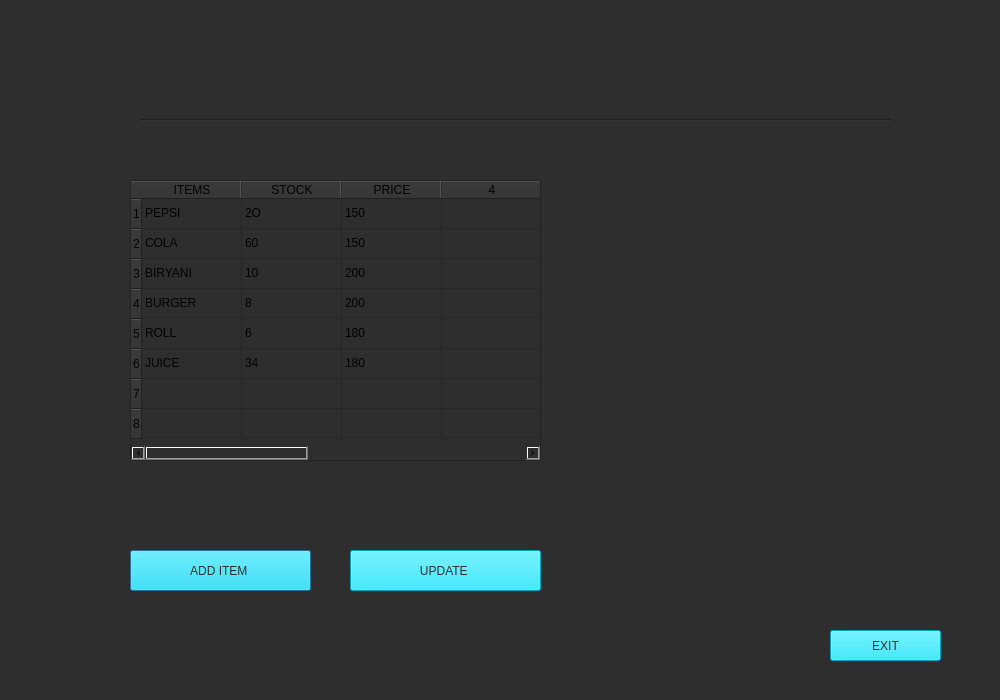
<?xml version="1.0" encoding="UTF-8"?>
<ui version="4.0">
 <class>manage_inventory</class>
 <widget class="QDialog" name="manage_inventory">
  <property name="geometry">
   <rect>
    <x>0</x>
    <y>0</y>
    <width>1000</width>
    <height>700</height>
   </rect>
  </property>
  <property name="windowTitle">
   <string>Dialog</string>
  </property>
  <property name="styleSheet">
   <string notr="true">background-color: rgb(46, 46, 46);</string>
  </property>
  <widget class="Line" name="line">
   <property name="geometry">
    <rect>
     <x>140</x>
     <y>110</y>
     <width>751</width>
     <height>20</height>
    </rect>
   </property>
   <property name="orientation">
    <enum>Qt::Orientation::Horizontal</enum>
   </property>
  </widget>
  <widget class="QTableWidget" name="tableWidget">
   <property name="geometry">
    <rect>
     <x>130</x>
     <y>180</y>
     <width>411</width>
     <height>281</height>
    </rect>
   </property>
   <property name="rowCount">
    <number>8</number>
   </property>
   <property name="columnCount">
    <number>7</number>
   </property>
   <row/>
   <row/>
   <row/>
   <row/>
   <row/>
   <row/>
   <row/>
   <row/>
   <column>
    <property name="text">
     <string>ITEMS</string>
    </property>
   </column>
   <column>
    <property name="text">
     <string>STOCK</string>
    </property>
   </column>
   <column>
    <property name="text">
     <string>PRICE</string>
    </property>
   </column>
   <column/>
   <column/>
   <column/>
   <column/>
   <item row="0" column="0">
    <property name="text">
     <string>PEPSI</string>
    </property>
   </item>
   <item row="0" column="1">
    <property name="text">
     <string>2O</string>
    </property>
   </item>
   <item row="0" column="2">
    <property name="text">
     <string>150</string>
    </property>
   </item>
   <item row="1" column="0">
    <property name="text">
     <string>COLA</string>
    </property>
   </item>
   <item row="1" column="1">
    <property name="text">
     <string>60</string>
    </property>
   </item>
   <item row="1" column="2">
    <property name="text">
     <string>150</string>
    </property>
   </item>
   <item row="2" column="0">
    <property name="text">
     <string>BIRYANI</string>
    </property>
   </item>
   <item row="2" column="1">
    <property name="text">
     <string>10</string>
    </property>
   </item>
   <item row="2" column="2">
    <property name="text">
     <string>200</string>
    </property>
   </item>
   <item row="3" column="0">
    <property name="text">
     <string>BURGER</string>
    </property>
   </item>
   <item row="3" column="1">
    <property name="text">
     <string>8</string>
    </property>
   </item>
   <item row="3" column="2">
    <property name="text">
     <string>200</string>
    </property>
   </item>
   <item row="4" column="0">
    <property name="text">
     <string>ROLL</string>
    </property>
   </item>
   <item row="4" column="1">
    <property name="text">
     <string>6</string>
    </property>
   </item>
   <item row="4" column="2">
    <property name="text">
     <string>180</string>
    </property>
   </item>
   <item row="5" column="0">
    <property name="text">
     <string>JUICE</string>
    </property>
   </item>
   <item row="5" column="1">
    <property name="text">
     <string>34</string>
    </property>
   </item>
   <item row="5" column="2">
    <property name="text">
     <string>180</string>
    </property>
   </item>
  </widget>
  <widget class="QPushButton" name="pushButton">
   <property name="geometry">
    <rect>
     <x>130</x>
     <y>550</y>
     <width>181</width>
     <height>41</height>
    </rect>
   </property>
   <property name="styleSheet">
    <string notr="true">font: 12pt &quot;Segoe UI&quot;;
font: 12pt &quot;Segoe UI&quot;;
background-color: rgb(0, 229, 255);
color: rgb(46, 46, 46);
</string>
   </property>
   <property name="text">
    <string>ADD ITEM </string>
   </property>
  </widget>
  <widget class="QPushButton" name="pushButton_2">
   <property name="geometry">
    <rect>
     <x>830</x>
     <y>630</y>
     <width>111</width>
     <height>31</height>
    </rect>
   </property>
   <property name="styleSheet">
    <string notr="true">font: 12pt &quot;Segoe UI&quot;;
font: 12pt &quot;Segoe UI&quot;;
background-color: rgb(0, 229, 255);
color: rgb(46, 46, 46);</string>
   </property>
   <property name="text">
    <string>EXIT</string>
   </property>
  </widget>
  <widget class="QPushButton" name="pushButton_3">
   <property name="geometry">
    <rect>
     <x>350</x>
     <y>550</y>
     <width>191</width>
     <height>41</height>
    </rect>
   </property>
   <property name="styleSheet">
    <string notr="true">font: 12pt &quot;Segoe UI&quot;;
font: 12pt &quot;Segoe UI&quot;;
background-color: rgb(0, 229, 255);
color: rgb(46, 46, 46);</string>
   </property>
   <property name="text">
    <string>UPDATE </string>
   </property>
  </widget>
 </widget>
 <resources/>
 <connections/>
</ui>
